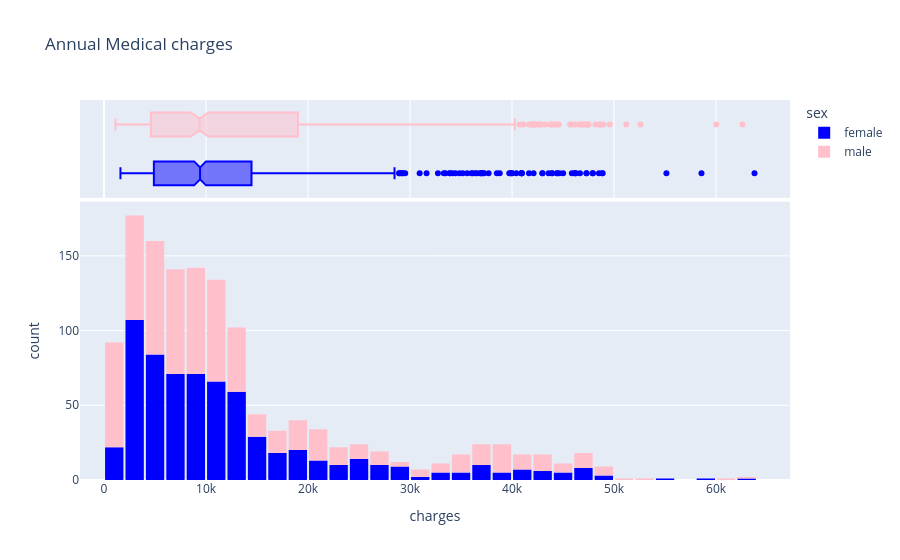

Notebook source saved alongside this figure:
### Code cell
fig=px.histogram(medical_df,
                x='charges',
                marginal='box',
                 color='sex',
                color_discrete_sequence=['blue','pink'],
                title='Annual Medical charges')
fig.update_layout(bargap=0.1)
fig.show()

### Figure 1 — Plotly figure (JSON) as saved in the notebook; plotly's stock layout.template omitted (floating-point values rounded to 4 significant figures; data arrays with more than 128 entries replaced by an {"elided": "..."} marker saying what was removed)
{"data": [{"bingroup": "x", "hovertemplate": "sex=female<br>charges=%{x}<br>count=%{y}<extra></extra>", "legendgroup": "female", "marker": {"color": "blue", "pattern": {"shape": ""}}, "name": "female", "orientation": "v", "showlegend": true, "type": "histogram", "x": {"elided": "662 float values"}, "xaxis": "x", "yaxis": "y"}, {"hovertemplate": "sex=female<br>charges=%{x}<extra></extra>", "legendgroup": "female", "marker": {"color": "blue"}, "name": "female", "notched": true, "showlegend": false, "type": "box", "x": {"elided": "662 float values"}, "xaxis": "x2", "yaxis": "y2"}, {"bingroup": "x", "hovertemplate": "sex=male<br>charges=%{x}<br>count=%{y}<extra></extra>", "legendgroup": "male", "marker": {"color": "pink", "pattern": {"shape": ""}}, "name": "male", "orientation": "v", "showlegend": true, "type": "histogram", "x": {"elided": "676 float values"}, "xaxis": "x", "yaxis": "y"}, {"hovertemplate": "sex=male<br>charges=%{x}<extra></extra>", "legendgroup": "male", "marker": {"color": "pink"}, "name": "male", "notched": true, "showlegend": false, "type": "box", "x": {"elided": "676 float values"}, "xaxis": "x2", "yaxis": "y2"}], "layout": {"bargap": 0.1, "barmode": "relative", "legend": {"title": {"text": "sex"}, "tracegroupgap": 0}, "title": {"text": "Annual Medical charges"}, "xaxis": {"anchor": "y", "domain": [0, 1], "title": {"text": "charges"}}, "xaxis2": {"anchor": "y2", "domain": [0, 1], "matches": "x", "showgrid": true, "showticklabels": false}, "yaxis": {"anchor": "x", "domain": [0, 0.7326], "title": {"text": "count"}}, "yaxis2": {"anchor": "x2", "domain": [0.7426, 1], "matches": "y2", "showgrid": false, "showline": false, "showticklabels": false, "ticks": ""}}}
